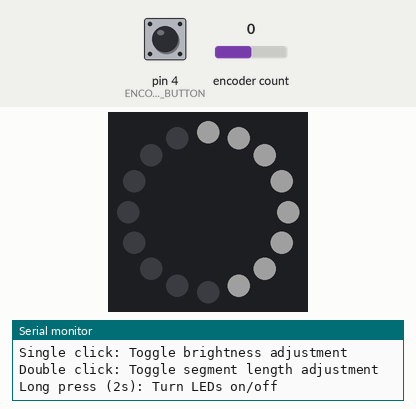
The sketch below on a simulated Arduino Uno, built with avr-gcc and run on an emulated ATmega328P. Shown: 16 RGB LEDs in a ring, first at the top, clockwise, the last lines printed to the serial monitor. The test bench sets the inputs (shaded band); at power-on: encoder count 0, pin 4 (ENCODER_BUTTON) HIGH. Dim RGB values are drawn brighter than linear.

Above: at 1.3 s.
1.4 s: encoder count set to 1
At 1.7 s:
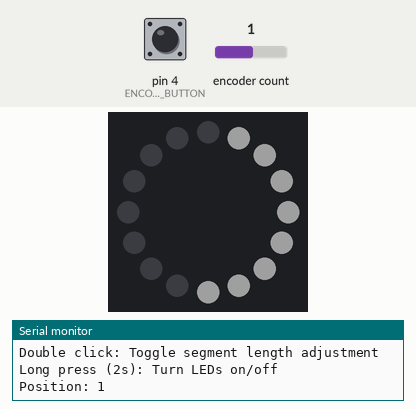
2.9 s: encoder count set to 2
At 4.0 s:
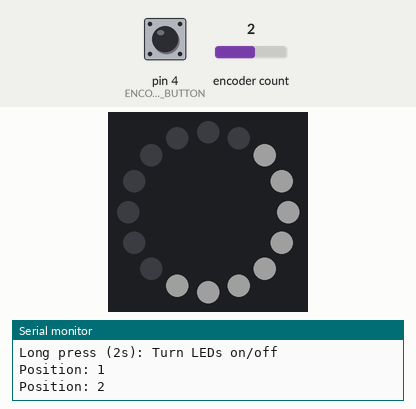
4.4 s: encoder count set to 3
At 5.2 s:
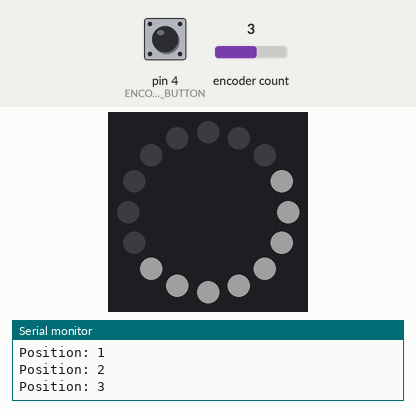
5.9 s: pin 4 (ENCODER_BUTTON) pulsed LOW 5 times (0.12 s each, 0.3 s apart)
At 8.5 s:
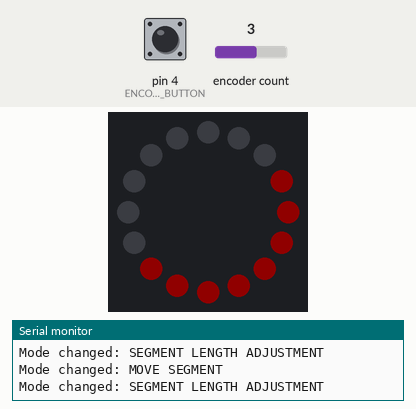
8.9 s: encoder count set to 4
10.4 s: pin 4 (ENCODER_BUTTON) pulsed LOW 2 times (0.12 s each, 0.3 s apart)
At 11.2 s:
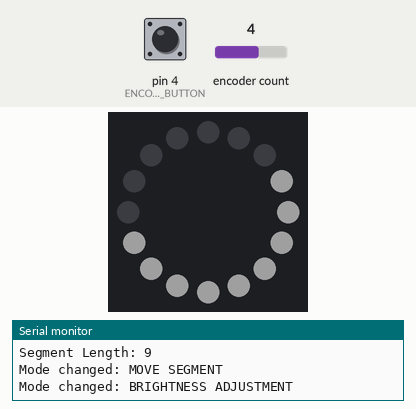
Timing chart, 0 to 13.4 s (numbered marks = the images above; inputs shaded):
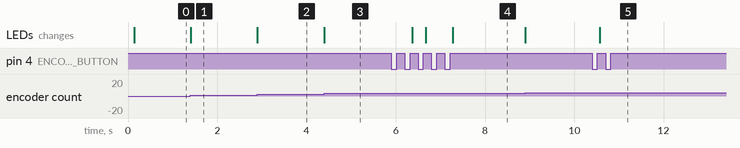

Measured:
- after the input at 1.4 s, the LEDs: change at once (image 1)
- after the input at 2.9 s, the LEDs: change at once (image 2)
- after the input at 4.4 s, the LEDs: change at once (image 3)
- after the input at 5.9 s, the LEDs: change after 0.47 s (image 4)
- after the input at 10.4 s, the LEDs: change after 0.17 s (image 5)

The sketch:

LED_epi_v0.ino
```cpp
#include <FastLED.h>
#include <Encoder.h>

#define LED_PIN     6      // Пін для підключення Data In гірлянди
#define NUM_LEDS    16     // Кількість LED в гірлянді (змініть на свою)
#define BRIGHTNESS  32    // Яскравість за замовчуванням (0-255)
#define MAX_BRIGHTNESS 64 // Максимальна яскравість
#define LED_TYPE    WS2812B  // Тип LED
#define COLOR_ORDER GRB     // Порядок кольорів

// Піни енкодера
#define ENCODER_PIN_A 2
#define ENCODER_PIN_B 3
#define ENCODER_BUTTON 4   // Пін для кнопки енкодера

// Режими роботи
#define MODE_MOVE     0    // Режим руху сегмента
#define MODE_BRIGHTNESS 1  // Режим регулювання яскравості
#define MODE_LENGTH   2    // Режим регулювання довжини сегмента

CRGB leds[NUM_LEDS];
Encoder myEncoder(ENCODER_PIN_A, ENCODER_PIN_B);

// Variables for tracking
long oldPosition = 0;      // Previous encoder position
int segmentLength = 8;     // Length of illuminated segment
int currentPosition = 0;   // Current position of the first LED in segment
int currentMode = MODE_MOVE; // Current operating mode
int currentBrightness = BRIGHTNESS; // Current brightness level
bool ledsOn = true;        // Flag for LEDs on/off state

// Colors for different modes
CRGB moveColor = CRGB::White;      // Color when in movement mode
CRGB brightnessColor = CRGB::White; // Color when in brightness mode
CRGB lengthColor = CRGB::Red;     // Color when in length mode

// Button handling variables
int buttonState = HIGH;     // Current button state
int lastButtonState = HIGH; // Previous button state
unsigned long lastDebounceTime = 0;  // Last debounce time
unsigned long debounceDelay = 50;    // Debounce time in ms

// Double-click detection
unsigned long lastClickTime = 0;
unsigned long doubleClickDelay = 300; // Max time between clicks to count as double-click
bool awaitingDoubleClick = false;

// Long press detection
unsigned long buttonPressStart = 0;
bool longPressHandled = false;
unsigned long longPressDuration = 2000; // 2 seconds for long press

void setup() {
  // Initialize FastLED
  FastLED.addLeds<LED_TYPE, LED_PIN, COLOR_ORDER>(leds, NUM_LEDS)
    .setCorrection(TypicalLEDStrip);
  FastLED.setBrightness(currentBrightness);

  // Set up button with internal pull-up resistor
  pinMode(ENCODER_BUTTON, INPUT_PULLUP);

  // Initialize serial for debugging
  Serial.begin(9600);
  Serial.println("Starting LED ring control with encoder");
  Serial.println("Default mode: MOVE SEGMENT");
  Serial.println("Single click: Toggle brightness adjustment");
  Serial.println("Double click: Toggle segment length adjustment");
  Serial.println("Long press (2s): Turn LEDs on/off");

  // Initial LED update
  updateLEDs();
}

void loop() {
  // Only process encoder if LEDs are on
  if (ledsOn) {
    // Read encoder position (divide by 4 to reduce sensitivity)
    long newPosition = myEncoder.read() / 4;

    // Check if position has changed
    if (newPosition != oldPosition) {
      switch (currentMode) {
        case MODE_MOVE:
          // MOVE SEGMENT MODE
          if (newPosition > oldPosition) {
            // Clockwise rotation - move segment forward
            currentPosition = (currentPosition + 1) % NUM_LEDS;
          } else {
            // Counter-clockwise rotation - move segment backward
            currentPosition = (currentPosition - 1 + NUM_LEDS) % NUM_LEDS;
          }
          Serial.print("Position: ");
          Serial.println(currentPosition);
          break;

        case MODE_BRIGHTNESS:
          // BRIGHTNESS ADJUSTMENT MODE
          if (newPosition > oldPosition) {
            // Increase brightness (max is MAX_BRIGHTNESS)
            currentBrightness = min(currentBrightness + 5, MAX_BRIGHTNESS);
          } else {
            // Decrease brightness (min is 5)
            currentBrightness = max(currentBrightness - 5, 5);
          }
          FastLED.setBrightness(currentBrightness);
          Serial.print("Brightness: ");
          Serial.println(currentBrightness);
          break;

        case MODE_LENGTH:
          // SEGMENT LENGTH MODE
          if (newPosition > oldPosition) {
            // Increase segment length (max is NUM_LEDS)
            segmentLength = min(segmentLength + 1, NUM_LEDS);
          } else {
            // Decrease segment length (min is 1)
            segmentLength = max(segmentLength - 1, 1);
          }
          Serial.print("Segment Length: ");
          Serial.println(segmentLength);
          break;
      }

      // Update old position
      oldPosition = newPosition;

      // Update LEDs
      updateLEDs();
    }
  }

  // Button handling for mode switching and power toggle
  int reading = digitalRead(ENCODER_BUTTON);

  if (reading != lastButtonState) {
    lastDebounceTime = millis();
  }

  if ((millis() - lastDebounceTime) > debounceDelay) {
    if (reading != buttonState) {
      buttonState = reading;

      // Button press detected (LOW when using INPUT_PULLUP)
      if (buttonState == LOW) {
        // Button pressed - start timing for long press
        buttonPressStart = millis();
        longPressHandled = false;
      } else {
        // Button released - check if it was a long press
        unsigned long pressDuration = millis() - buttonPressStart;

        if (pressDuration >= longPressDuration && !longPressHandled) {
          // Long press detected - toggle LEDs on/off
          ledsOn = !ledsOn;
          Serial.print("LEDs toggled: ");
          Serial.println(ledsOn ? "ON" : "OFF");
          updateLEDs();
          longPressHandled = true;
        } else if (pressDuration < longPressDuration && !longPressHandled) {
          // Short press - handle regular button press
          handleButtonPress();
        }
      }
    }
  }

  // Check if we're awaiting a double click and time is up
  if (awaitingDoubleClick && (millis() - lastClickTime > doubleClickDelay)) {
    awaitingDoubleClick = false;

    // We had a single click (not a double), so switch to brightness mode
    if (currentMode != MODE_BRIGHTNESS) {
      currentMode = MODE_BRIGHTNESS;
      Serial.println("Mode changed: BRIGHTNESS ADJUSTMENT");
      updateLEDs();
    } else {
      // If already in brightness mode, go back to move mode
      currentMode = MODE_MOVE;
      Serial.println("Mode changed: MOVE SEGMENT");
      updateLEDs();
    }
  }

  lastButtonState = reading;
}

void handleButtonPress() {
  unsigned long currentTime = millis();


  // Check if LEDs are off - turn them on with a quick press
  if (!ledsOn) {
    ledsOn = true;
    Serial.println("LEDs turned ON");
    updateLEDs();
    return;
  }


  // Check if this could be a double click
  if (awaitingDoubleClick) {
    // This is a double click!
    awaitingDoubleClick = false;

    // Set to length adjustment mode
    currentMode = MODE_LENGTH;
    Serial.println("Mode changed: SEGMENT LENGTH ADJUSTMENT");
    updateLEDs();
  } else {
    // This might be the first click of a double click
    lastClickTime = currentTime;
    awaitingDoubleClick = true;

    // If in length mode, single click returns to move mode
    if (currentMode == MODE_LENGTH) {
      currentMode = MODE_MOVE;
      awaitingDoubleClick = false; // Cancel double-click detection
      Serial.println("Mode changed: MOVE SEGMENT");
      updateLEDs();
    }
  }
}

void updateLEDs() {
  // Clear all LEDs
  fill_solid(leds, NUM_LEDS, CRGB::Black);

  // If LEDs are turned off, just show all black
  if (!ledsOn) {
    FastLED.show();
    return;
  }

  // Select color based on current mode
  CRGB currentColor;
  int displayBrightness = currentBrightness;

  switch (currentMode) {
    case MODE_MOVE:
      currentColor = moveColor;
      break;
    case MODE_BRIGHTNESS:
      currentColor = brightnessColor;
      break;
    case MODE_LENGTH:
      currentColor = lengthColor;
      displayBrightness = 16; // Fixed low brightness in length mode
      break;
  }

  // Illuminate the segment with ring wraparound
  for (int i = 0; i < segmentLength; i++) {
    // Calculate position with ring wraparound
    int pos = (currentPosition + i) % NUM_LEDS;
    leds[pos] = currentColor;  // Set segment color based on mode
  }

  // In brightness mode, use the current brightness
  // But in length mode, override with fixed low brightness
  if (currentMode == MODE_LENGTH) {
    FastLED.setBrightness(16);
  } else {
    FastLED.setBrightness(currentBrightness);
  }

  // Update LEDs
  FastLED.show();
}
```
